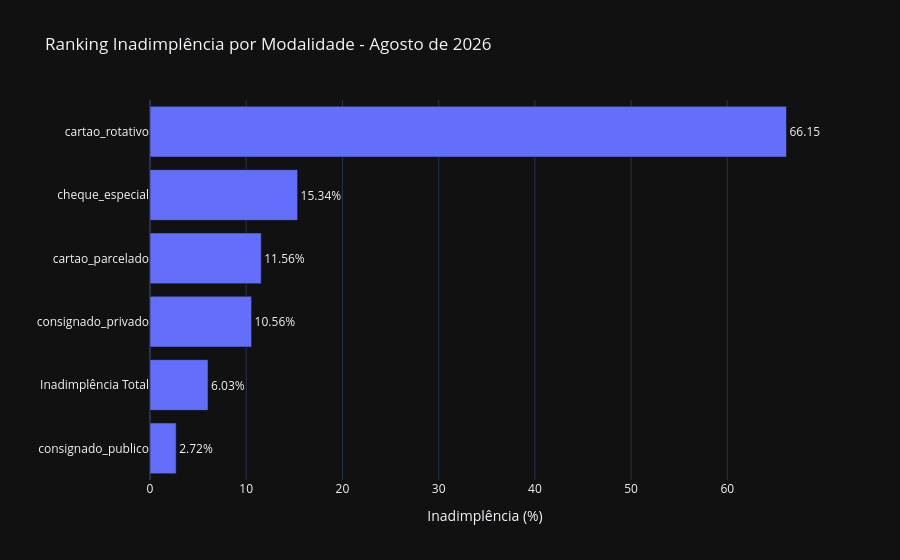

Notebook source saved alongside this figure:
### Code cell
ultimo = base_final[["cheque_especial", "cartao_rotativo", "cartao_parcelado", "consignado_privado", "consignado_publico", "Inadimplência Total"]].iloc[-1].sort_values()


fig = px.bar(
    x=ultimo.values,
    y=ultimo.index,
    orientation="h",
    text=ultimo.values,
    title=f"Ranking Inadimplência por Modalidade - Agosto de 2026",
    labels={"x": "Inadimplência (%)", "y":""},
    template="plotly_dark"
)

fig.update_traces(texttemplate="%{x:.2f}%", textposition="outside")
fig.update_layout(showlegend=False)

### Figure 1 — Plotly figure (JSON) as saved in the notebook; plotly's stock layout.template omitted (floating-point values rounded to 4 significant figures)
{"data": [{"hovertemplate": "Inadimplência (%)=%{x}<br>=%{y}<br>text=%{text}<extra></extra>", "legendgroup": "", "marker": {"color": "#636efa", "pattern": {"shape": ""}}, "name": "", "orientation": "h", "showlegend": false, "text": [2.72, 6.03, 10.56, 11.56, 15.34, 66.15], "textposition": "outside", "texttemplate": "%{x:.2f}%", "type": "bar", "x": [2.72, 6.03, 10.56, 11.56, 15.34, 66.15], "xaxis": "x", "y": ["consignado_publico", "Inadimplência Total", "consignado_privado", "cartao_parcelado", "cheque_especial", "cartao_rotativo"], "yaxis": "y"}], "layout": {"barmode": "relative", "legend": {"tracegroupgap": 0}, "showlegend": false, "title": {"text": "Ranking Inadimplência por Modalidade - Agosto de 2026"}, "xaxis": {"anchor": "y", "domain": [0, 1], "title": {"text": "Inadimplência (%)"}}, "yaxis": {"anchor": "x", "domain": [0, 1], "title": {"text": ""}}}}
